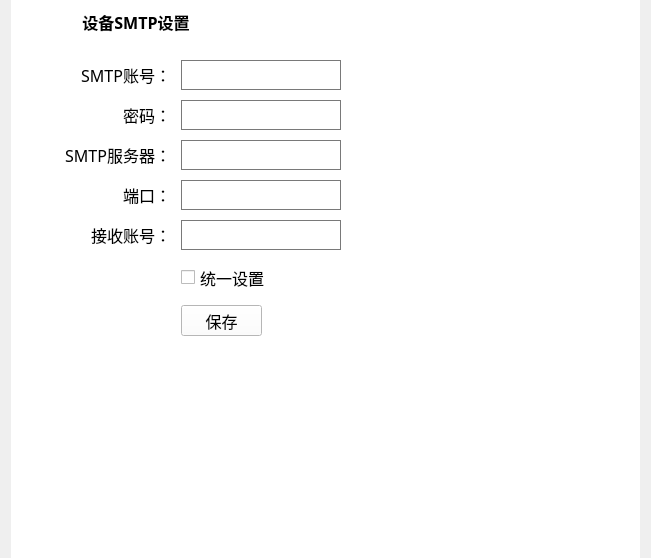
<?xml version="1.0" encoding="UTF-8"?>
<ui version="4.0">
 <class>SetDevSmtpWid</class>
 <widget class="QWidget" name="SetDevSmtpWid">
  <property name="geometry">
   <rect>
    <x>0</x>
    <y>0</y>
    <width>651</width>
    <height>558</height>
   </rect>
  </property>
  <property name="windowTitle">
   <string>Form</string>
  </property>
  <layout class="QGridLayout" name="gridLayout">
   <property name="topMargin">
    <number>0</number>
   </property>
   <property name="bottomMargin">
    <number>0</number>
   </property>
   <property name="spacing">
    <number>0</number>
   </property>
   <item row="0" column="0" colspan="2">
    <widget class="QGroupBox" name="groupBox">
     <property name="font">
      <font>
       <family>微软雅黑</family>
       <pointsize>12</pointsize>
      </font>
     </property>
     <property name="styleSheet">
      <string notr="true">QGroupBox {
	background-color: rgb(255, 255, 255);
	border-width:2px;	
	border-style:solid; 
	border-color:white;  	
}</string>
     </property>
     <property name="title">
      <string/>
     </property>
     <widget class="QPushButton" name="saveBtn">
      <property name="geometry">
       <rect>
        <x>170</x>
        <y>305</y>
        <width>81</width>
        <height>31</height>
       </rect>
      </property>
      <property name="palette">
       <palette>
        <active>
         <colorrole role="WindowText">
          <brush brushstyle="SolidPattern">
           <color alpha="255">
            <red>0</red>
            <green>0</green>
            <blue>0</blue>
           </color>
          </brush>
         </colorrole>
         <colorrole role="Button">
          <brush brushstyle="SolidPattern">
           <color alpha="255">
            <red>255</red>
            <green>255</green>
            <blue>255</blue>
           </color>
          </brush>
         </colorrole>
         <colorrole role="Light">
          <brush brushstyle="SolidPattern">
           <color alpha="255">
            <red>255</red>
            <green>255</green>
            <blue>255</blue>
           </color>
          </brush>
         </colorrole>
         <colorrole role="Midlight">
          <brush brushstyle="SolidPattern">
           <color alpha="255">
            <red>255</red>
            <green>255</green>
            <blue>255</blue>
           </color>
          </brush>
         </colorrole>
         <colorrole role="Dark">
          <brush brushstyle="SolidPattern">
           <color alpha="255">
            <red>127</red>
            <green>127</green>
            <blue>127</blue>
           </color>
          </brush>
         </colorrole>
         <colorrole role="Mid">
          <brush brushstyle="SolidPattern">
           <color alpha="255">
            <red>170</red>
            <green>170</green>
            <blue>170</blue>
           </color>
          </brush>
         </colorrole>
         <colorrole role="Text">
          <brush brushstyle="SolidPattern">
           <color alpha="255">
            <red>0</red>
            <green>0</green>
            <blue>0</blue>
           </color>
          </brush>
         </colorrole>
         <colorrole role="BrightText">
          <brush brushstyle="SolidPattern">
           <color alpha="255">
            <red>255</red>
            <green>255</green>
            <blue>255</blue>
           </color>
          </brush>
         </colorrole>
         <colorrole role="ButtonText">
          <brush brushstyle="SolidPattern">
           <color alpha="255">
            <red>0</red>
            <green>0</green>
            <blue>0</blue>
           </color>
          </brush>
         </colorrole>
         <colorrole role="Base">
          <brush brushstyle="SolidPattern">
           <color alpha="255">
            <red>255</red>
            <green>255</green>
            <blue>255</blue>
           </color>
          </brush>
         </colorrole>
         <colorrole role="Window">
          <brush brushstyle="SolidPattern">
           <color alpha="255">
            <red>255</red>
            <green>255</green>
            <blue>255</blue>
           </color>
          </brush>
         </colorrole>
         <colorrole role="Shadow">
          <brush brushstyle="SolidPattern">
           <color alpha="255">
            <red>0</red>
            <green>0</green>
            <blue>0</blue>
           </color>
          </brush>
         </colorrole>
         <colorrole role="AlternateBase">
          <brush brushstyle="SolidPattern">
           <color alpha="255">
            <red>255</red>
            <green>255</green>
            <blue>255</blue>
           </color>
          </brush>
         </colorrole>
         <colorrole role="ToolTipBase">
          <brush brushstyle="SolidPattern">
           <color alpha="255">
            <red>255</red>
            <green>255</green>
            <blue>220</blue>
           </color>
          </brush>
         </colorrole>
         <colorrole role="ToolTipText">
          <brush brushstyle="SolidPattern">
           <color alpha="255">
            <red>0</red>
            <green>0</green>
            <blue>0</blue>
           </color>
          </brush>
         </colorrole>
        </active>
        <inactive>
         <colorrole role="WindowText">
          <brush brushstyle="SolidPattern">
           <color alpha="255">
            <red>0</red>
            <green>0</green>
            <blue>0</blue>
           </color>
          </brush>
         </colorrole>
         <colorrole role="Button">
          <brush brushstyle="SolidPattern">
           <color alpha="255">
            <red>255</red>
            <green>255</green>
            <blue>255</blue>
           </color>
          </brush>
         </colorrole>
         <colorrole role="Light">
          <brush brushstyle="SolidPattern">
           <color alpha="255">
            <red>255</red>
            <green>255</green>
            <blue>255</blue>
           </color>
          </brush>
         </colorrole>
         <colorrole role="Midlight">
          <brush brushstyle="SolidPattern">
           <color alpha="255">
            <red>255</red>
            <green>255</green>
            <blue>255</blue>
           </color>
          </brush>
         </colorrole>
         <colorrole role="Dark">
          <brush brushstyle="SolidPattern">
           <color alpha="255">
            <red>127</red>
            <green>127</green>
            <blue>127</blue>
           </color>
          </brush>
         </colorrole>
         <colorrole role="Mid">
          <brush brushstyle="SolidPattern">
           <color alpha="255">
            <red>170</red>
            <green>170</green>
            <blue>170</blue>
           </color>
          </brush>
         </colorrole>
         <colorrole role="Text">
          <brush brushstyle="SolidPattern">
           <color alpha="255">
            <red>0</red>
            <green>0</green>
            <blue>0</blue>
           </color>
          </brush>
         </colorrole>
         <colorrole role="BrightText">
          <brush brushstyle="SolidPattern">
           <color alpha="255">
            <red>255</red>
            <green>255</green>
            <blue>255</blue>
           </color>
          </brush>
         </colorrole>
         <colorrole role="ButtonText">
          <brush brushstyle="SolidPattern">
           <color alpha="255">
            <red>0</red>
            <green>0</green>
            <blue>0</blue>
           </color>
          </brush>
         </colorrole>
         <colorrole role="Base">
          <brush brushstyle="SolidPattern">
           <color alpha="255">
            <red>255</red>
            <green>255</green>
            <blue>255</blue>
           </color>
          </brush>
         </colorrole>
         <colorrole role="Window">
          <brush brushstyle="SolidPattern">
           <color alpha="255">
            <red>255</red>
            <green>255</green>
            <blue>255</blue>
           </color>
          </brush>
         </colorrole>
         <colorrole role="Shadow">
          <brush brushstyle="SolidPattern">
           <color alpha="255">
            <red>0</red>
            <green>0</green>
            <blue>0</blue>
           </color>
          </brush>
         </colorrole>
         <colorrole role="AlternateBase">
          <brush brushstyle="SolidPattern">
           <color alpha="255">
            <red>255</red>
            <green>255</green>
            <blue>255</blue>
           </color>
          </brush>
         </colorrole>
         <colorrole role="ToolTipBase">
          <brush brushstyle="SolidPattern">
           <color alpha="255">
            <red>255</red>
            <green>255</green>
            <blue>220</blue>
           </color>
          </brush>
         </colorrole>
         <colorrole role="ToolTipText">
          <brush brushstyle="SolidPattern">
           <color alpha="255">
            <red>0</red>
            <green>0</green>
            <blue>0</blue>
           </color>
          </brush>
         </colorrole>
        </inactive>
        <disabled>
         <colorrole role="WindowText">
          <brush brushstyle="SolidPattern">
           <color alpha="255">
            <red>127</red>
            <green>127</green>
            <blue>127</blue>
           </color>
          </brush>
         </colorrole>
         <colorrole role="Button">
          <brush brushstyle="SolidPattern">
           <color alpha="255">
            <red>255</red>
            <green>255</green>
            <blue>255</blue>
           </color>
          </brush>
         </colorrole>
         <colorrole role="Light">
          <brush brushstyle="SolidPattern">
           <color alpha="255">
            <red>255</red>
            <green>255</green>
            <blue>255</blue>
           </color>
          </brush>
         </colorrole>
         <colorrole role="Midlight">
          <brush brushstyle="SolidPattern">
           <color alpha="255">
            <red>255</red>
            <green>255</green>
            <blue>255</blue>
           </color>
          </brush>
         </colorrole>
         <colorrole role="Dark">
          <brush brushstyle="SolidPattern">
           <color alpha="255">
            <red>127</red>
            <green>127</green>
            <blue>127</blue>
           </color>
          </brush>
         </colorrole>
         <colorrole role="Mid">
          <brush brushstyle="SolidPattern">
           <color alpha="255">
            <red>170</red>
            <green>170</green>
            <blue>170</blue>
           </color>
          </brush>
         </colorrole>
         <colorrole role="Text">
          <brush brushstyle="SolidPattern">
           <color alpha="255">
            <red>127</red>
            <green>127</green>
            <blue>127</blue>
           </color>
          </brush>
         </colorrole>
         <colorrole role="BrightText">
          <brush brushstyle="SolidPattern">
           <color alpha="255">
            <red>255</red>
            <green>255</green>
            <blue>255</blue>
           </color>
          </brush>
         </colorrole>
         <colorrole role="ButtonText">
          <brush brushstyle="SolidPattern">
           <color alpha="255">
            <red>127</red>
            <green>127</green>
            <blue>127</blue>
           </color>
          </brush>
         </colorrole>
         <colorrole role="Base">
          <brush brushstyle="SolidPattern">
           <color alpha="255">
            <red>255</red>
            <green>255</green>
            <blue>255</blue>
           </color>
          </brush>
         </colorrole>
         <colorrole role="Window">
          <brush brushstyle="SolidPattern">
           <color alpha="255">
            <red>255</red>
            <green>255</green>
            <blue>255</blue>
           </color>
          </brush>
         </colorrole>
         <colorrole role="Shadow">
          <brush brushstyle="SolidPattern">
           <color alpha="255">
            <red>0</red>
            <green>0</green>
            <blue>0</blue>
           </color>
          </brush>
         </colorrole>
         <colorrole role="AlternateBase">
          <brush brushstyle="SolidPattern">
           <color alpha="255">
            <red>255</red>
            <green>255</green>
            <blue>255</blue>
           </color>
          </brush>
         </colorrole>
         <colorrole role="ToolTipBase">
          <brush brushstyle="SolidPattern">
           <color alpha="255">
            <red>255</red>
            <green>255</green>
            <blue>220</blue>
           </color>
          </brush>
         </colorrole>
         <colorrole role="ToolTipText">
          <brush brushstyle="SolidPattern">
           <color alpha="255">
            <red>0</red>
            <green>0</green>
            <blue>0</blue>
           </color>
          </brush>
         </colorrole>
        </disabled>
       </palette>
      </property>
      <property name="font">
       <font>
        <family>微软雅黑</family>
        <pointsize>12</pointsize>
       </font>
      </property>
      <property name="styleSheet">
       <string notr="true"/>
      </property>
      <property name="text">
       <string>保存</string>
      </property>
     </widget>
     <widget class="QLineEdit" name="pwdEdit">
      <property name="geometry">
       <rect>
        <x>170</x>
        <y>100</y>
        <width>160</width>
        <height>30</height>
       </rect>
      </property>
      <property name="font">
       <font>
        <family>微软雅黑</family>
        <pointsize>10</pointsize>
       </font>
      </property>
      <property name="styleSheet">
       <string notr="true">background-color: rgb(255, 255, 255);

border-color: rgb(121,121,121);
border-style:solid;
border-width:1px;</string>
      </property>
      <property name="text">
       <string/>
      </property>
      <property name="echoMode">
       <enum>QLineEdit::Password</enum>
      </property>
     </widget>
     <widget class="QLineEdit" name="serEdit">
      <property name="geometry">
       <rect>
        <x>170</x>
        <y>140</y>
        <width>160</width>
        <height>30</height>
       </rect>
      </property>
      <property name="font">
       <font>
        <family>微软雅黑</family>
        <pointsize>12</pointsize>
       </font>
      </property>
      <property name="styleSheet">
       <string notr="true">background-color: rgb(255, 255, 255);

border-color: rgb(121,121,121);
border-style:solid;
border-width:1px;</string>
      </property>
      <property name="text">
       <string/>
      </property>
     </widget>
     <widget class="QLabel" name="label_3">
      <property name="geometry">
       <rect>
        <x>60</x>
        <y>100</y>
        <width>100</width>
        <height>30</height>
       </rect>
      </property>
      <property name="font">
       <font>
        <family>微软雅黑</family>
        <pointsize>12</pointsize>
       </font>
      </property>
      <property name="text">
       <string>密码：</string>
      </property>
      <property name="alignment">
       <set>Qt::AlignRight|Qt::AlignTrailing|Qt::AlignVCenter</set>
      </property>
     </widget>
     <widget class="QLabel" name="label_5">
      <property name="geometry">
       <rect>
        <x>-1</x>
        <y>140</y>
        <width>161</width>
        <height>30</height>
       </rect>
      </property>
      <property name="font">
       <font>
        <family>微软雅黑</family>
        <pointsize>12</pointsize>
       </font>
      </property>
      <property name="text">
       <string>SMTP服务器：</string>
      </property>
      <property name="alignment">
       <set>Qt::AlignRight|Qt::AlignTrailing|Qt::AlignVCenter</set>
      </property>
     </widget>
     <widget class="QLineEdit" name="portEdit">
      <property name="geometry">
       <rect>
        <x>170</x>
        <y>180</y>
        <width>160</width>
        <height>30</height>
       </rect>
      </property>
      <property name="font">
       <font>
        <family>微软雅黑</family>
        <pointsize>12</pointsize>
       </font>
      </property>
      <property name="styleSheet">
       <string notr="true">background-color: rgb(255, 255, 255);

border-color: rgb(121,121,121);
border-style:solid;
border-width:1px;</string>
      </property>
      <property name="text">
       <string/>
      </property>
     </widget>
     <widget class="QLabel" name="label_6">
      <property name="geometry">
       <rect>
        <x>-1</x>
        <y>180</y>
        <width>161</width>
        <height>30</height>
       </rect>
      </property>
      <property name="font">
       <font>
        <family>微软雅黑</family>
        <pointsize>12</pointsize>
       </font>
      </property>
      <property name="text">
       <string>端口：</string>
      </property>
      <property name="alignment">
       <set>Qt::AlignRight|Qt::AlignTrailing|Qt::AlignVCenter</set>
      </property>
     </widget>
     <widget class="QCheckBox" name="wholeCheckBox">
      <property name="geometry">
       <rect>
        <x>170</x>
        <y>265</y>
        <width>251</width>
        <height>25</height>
       </rect>
      </property>
      <property name="font">
       <font>
        <family>微软雅黑</family>
        <pointsize>12</pointsize>
       </font>
      </property>
      <property name="text">
       <string>统一设置</string>
      </property>
     </widget>
     <widget class="QLineEdit" name="usrEdit">
      <property name="geometry">
       <rect>
        <x>170</x>
        <y>60</y>
        <width>160</width>
        <height>30</height>
       </rect>
      </property>
      <property name="font">
       <font>
        <family>微软雅黑</family>
        <pointsize>12</pointsize>
       </font>
      </property>
      <property name="styleSheet">
       <string notr="true">background-color: rgb(255, 255, 255);

border-color: rgb(121,121,121);
border-style:solid;
border-width:1px;</string>
      </property>
      <property name="text">
       <string/>
      </property>
     </widget>
     <widget class="QLabel" name="label_8">
      <property name="geometry">
       <rect>
        <x>-1</x>
        <y>60</y>
        <width>161</width>
        <height>30</height>
       </rect>
      </property>
      <property name="font">
       <font>
        <family>微软雅黑</family>
        <pointsize>12</pointsize>
       </font>
      </property>
      <property name="text">
       <string>SMTP账号：</string>
      </property>
      <property name="alignment">
       <set>Qt::AlignRight|Qt::AlignTrailing|Qt::AlignVCenter</set>
      </property>
     </widget>
     <widget class="QLineEdit" name="recvEdit">
      <property name="geometry">
       <rect>
        <x>170</x>
        <y>220</y>
        <width>160</width>
        <height>30</height>
       </rect>
      </property>
      <property name="font">
       <font>
        <family>微软雅黑</family>
        <pointsize>12</pointsize>
       </font>
      </property>
      <property name="styleSheet">
       <string notr="true">background-color: rgb(255, 255, 255);

border-color: rgb(121,121,121);
border-style:solid;
border-width:1px;</string>
      </property>
      <property name="text">
       <string/>
      </property>
     </widget>
     <widget class="QLabel" name="label_7">
      <property name="geometry">
       <rect>
        <x>-1</x>
        <y>220</y>
        <width>161</width>
        <height>30</height>
       </rect>
      </property>
      <property name="font">
       <font>
        <family>微软雅黑</family>
        <pointsize>12</pointsize>
       </font>
      </property>
      <property name="text">
       <string>接收账号：</string>
      </property>
      <property name="alignment">
       <set>Qt::AlignRight|Qt::AlignTrailing|Qt::AlignVCenter</set>
      </property>
     </widget>
     <widget class="QLabel" name="label_4">
      <property name="geometry">
       <rect>
        <x>50</x>
        <y>10</y>
        <width>150</width>
        <height>25</height>
       </rect>
      </property>
      <property name="minimumSize">
       <size>
        <width>150</width>
        <height>0</height>
       </size>
      </property>
      <property name="maximumSize">
       <size>
        <width>16777215</width>
        <height>25</height>
       </size>
      </property>
      <property name="font">
       <font>
        <family>微软雅黑</family>
        <pointsize>12</pointsize>
        <weight>75</weight>
        <bold>true</bold>
       </font>
      </property>
      <property name="styleSheet">
       <string notr="true"/>
      </property>
      <property name="text">
       <string>&lt;!DOCTYPE HTML PUBLIC &quot;-//W3C//DTD HTML 4.0//EN&quot; &quot;http://www.w3.org/TR/REC-html40/strict.dtd&quot;&gt;
&lt;html&gt;&lt;head&gt;&lt;meta name=&quot;qrichtext&quot; content=&quot;1&quot; /&gt;&lt;style type=&quot;text/css&quot;&gt;
p, li { white-space: pre-wrap; }
&lt;/style&gt;&lt;/head&gt;&lt;body style=&quot; font-family:'微软雅黑'; font-size:12pt; font-weight:600; font-style:normal;&quot;&gt;
&lt;p align=&quot;center&quot; style=&quot; margin-top:12px; margin-bottom:12px; margin-left:0px; margin-right:0px; -qt-block-indent:0; text-indent:0px;&quot;&gt;&lt;span style=&quot; color:#000000;&quot;&gt;设备SMTP设置&lt;/span&gt;&lt;/p&gt;&lt;/body&gt;&lt;/html&gt;</string>
      </property>
      <property name="alignment">
       <set>Qt::AlignLeading|Qt::AlignLeft|Qt::AlignVCenter</set>
      </property>
     </widget>
    </widget>
   </item>
  </layout>
 </widget>
 <tabstops>
  <tabstop>saveBtn</tabstop>
  <tabstop>usrEdit</tabstop>
  <tabstop>pwdEdit</tabstop>
  <tabstop>serEdit</tabstop>
  <tabstop>portEdit</tabstop>
  <tabstop>recvEdit</tabstop>
  <tabstop>wholeCheckBox</tabstop>
 </tabstops>
 <resources/>
 <connections/>
</ui>
